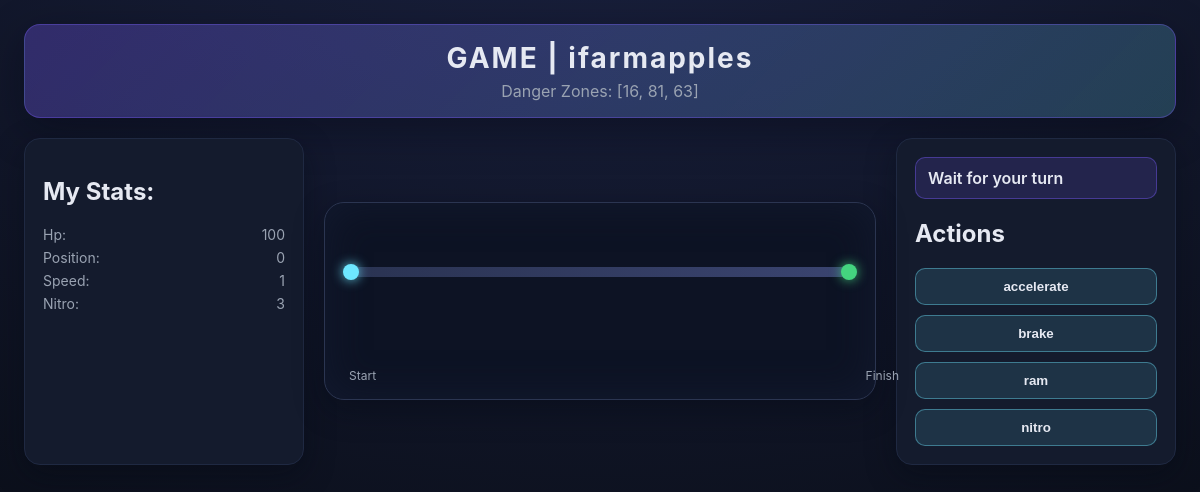
/game/7/ (signed in), run on an earlier commit of the app's database.
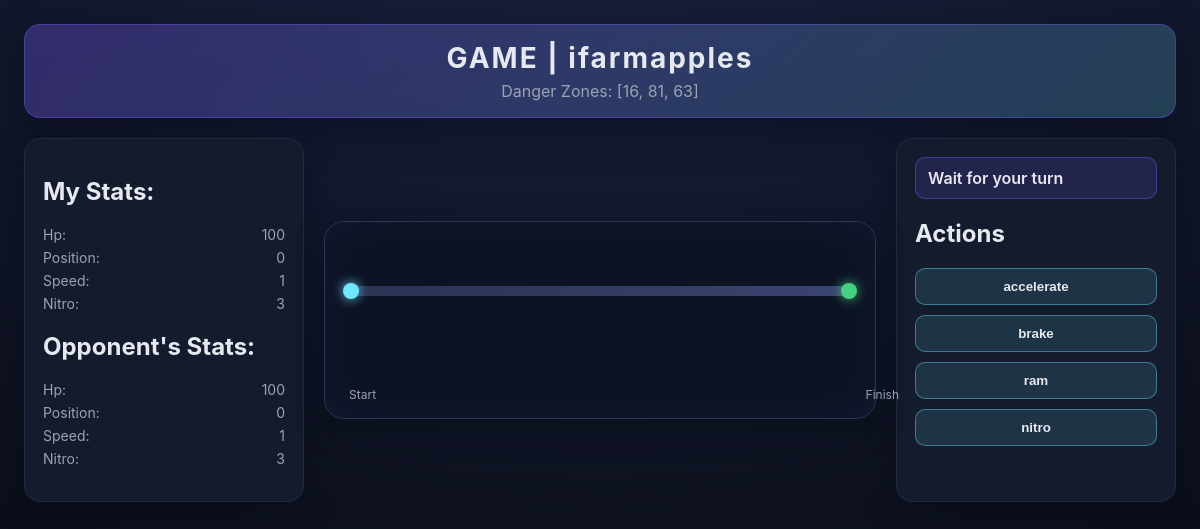
And on a later commit of the database.
### game/models.py (models this page shows, shortened)
class Player(models.Model):
    user = models.ForeignKey(settings.AUTH_USER_MODEL, on_delete=models.CASCADE)
    game = models.ForeignKey(Game, related_name='players', on_delete=models.CASCADE)
    position = models.IntegerField(default=0)  # in meters
    speed = models.IntegerField(default=1)  # in meters per turn
    nitro = models.IntegerField(default=3)  # number of nitro boosts available
    hp = models.IntegerField(default=100)  # health points
    is_online = models.BooleanField(default=False)
    last_seen = models.DateTimeField(null=True, blank=True)
    disconnected_at = models.DateTimeField(null=True, blank=True)

class Game(models.Model):
    STATUS_CHOICES = [
        ('waiting', 'Waiting'),
        ('active', 'Active'),
        ('finished', 'Finished'),
    ]
    MAX_PLAYERS = 2
    TURN_TIMEOUT_SECONDS = 20
    status = models.CharField(max_length=10, choices=STATUS_CHOICES, default='waiting')
    track_length = models.PositiveIntegerField(default=100)  # in meters
    turn_number = models.PositiveIntegerField(default=1)
    created_at = models.DateTimeField(auto_now_add=True)
    current_turn = models.ForeignKey('Player', null=True, blank=True, on_delete=models.SET_NULL, related_name='current_turn_games')
    danger_fields = models.JSONField(default=generate_danger_fields)
    winner = models.ForeignKey('Player', null=True, blank=True, on_delete=models.SET_NULL, related_name='won_games')   #null=true means null values are allowed, blank=true means admin can leave field blank
    turn_deadline = models.DateTimeField(null=True, blank=True)

### game/views.py (the view)
# urls.py: path('game/<int:game_id>/', game_view, name='game_view'),
@login_required
def game_view(request, game_id):
    game = get_object_or_404(Game, id=game_id)
    player = get_object_or_404(Player, user=request.user, game=game)
    context = {"game": game, "player": player}
    return render(request, "game/game.html", context)

### game/templates/game/game.html (shortened to what this page needs)
{% extends "game/base.html" %}
{% block content %}
<div class="game-layout">
    <header class="game-header">
        <h1>GAME | {{player.user}}</h1>
        <p class="danger-zones">Danger Zones: {{game.danger_fields}}</p>
    </header>
    <aside class="panel left-panel">
        {% for p in game.players.all %}
            <h2>{% if p.id == player.id %}My Stats:{% else %}Opponent's Stats:{% endif %}</h2>
            <ul class="player-stats" data-player-id="{{ p.id }}">
                <li>Hp: <span class="hp">{{p.hp}}</span></li>
                <li>Position: <span class="position">{{p.position}}</span></li>
                <li>Speed: <span class="speed">{{p.speed}}</span></li>
                <li>Nitro: <span class="nitro">{{p.nitro}}</span></li>
            </ul>
        {% endfor %}
    </aside>
    <main class="track-panel">
        <div class="track">
            <div class="track-line"></div>
            <div class="track-markers" id="track-markers"></div>
            <div class="track-labels">
                <span>Start</span>
                <span>Finish</span>
            </div>
        </div>
    </main>
    <aside class="panel right-panel">
        <div id="turn-status">{% if game.current_turn.id == player.id %}It's your Turn{% else %}Wait for your turn{% endif %}</div>
        <h2>Actions</h2>
        <ul class="action-list">
            <li><button type="submit" name="accelerate" class="action">accelerate</button></li>
            <li><button type="submit" name="brake" class="action">brake</button></li>
            <li><button type="submit" name="ram" class="action">ram</button></li>
            <li><button type="submit" name="nitro" class="action">nitro</button></li>
        </ul>
    </aside>
</div>
{% endblock %}

### game/templates/game/base.html (shortened to what this page needs)
<!DOCTYPE html>
<html lang="en">
<head>
    {% load static %}
    <link rel="stylesheet" href="{% static 'game/game.css' %}">
</head>
<body>
    {% block content %}
    {% endblock %}
</body>
</html>

### game/static/game/game.css (style rules this page uses)
* { box-sizing: border-box; }
:root { --bg: #0b0f1a; --panel: #141b2d; --panel-border: #1f2942; --text: #e6e9f2; --muted: #9aa3b2; --accent: #6ee7ff; --accent-2: #7c5cff; --success: #44d37f; --danger: #ff6b6b; }
body { margin: 0; font-family: "Inter", "Segoe UI", system-ui, sans-serif; background: radial-gradient(1200px 800px at 50% -20%, #1a2140, var(--bg)); color: var(--text); min-height: 100vh; }
.game-layout { display: grid; grid-template-columns: minmax(220px, 280px) minmax(320px, 1fr) minmax(220px, 280px); grid-template-rows: auto 1fr; grid-template-areas: "header header header" "left track right"; gap: 20px; padding: 24px; }
.game-header { grid-area: header; text-align: center; padding: 16px 12px; border-radius: 16px; background: linear-gradient(135deg, rgba(124, 92, 255, 0.3), rgba(110, 231, 255, 0.2)); border: 1px solid rgba(124, 92, 255, 0.35); box-shadow: 0 12px 40px rgba(5, 8, 20, 0.4); }
.game-header h1 { margin: 0; letter-spacing: 2px; font-size: 28px; }
.danger-zones { margin: 6px 0 0; color: var(--muted); }
.panel { background: var(--panel); border: 1px solid var(--panel-border); border-radius: 16px; padding: 18px; box-shadow: 0 10px 30px rgba(6, 10, 20, 0.4); }
.left-panel { grid-area: left; }
.right-panel { grid-area: right; }
.player-stats { list-style: none; margin: 8px 0 16px; padding: 0; display: grid; gap: 6px; color: var(--muted); }
.player-stats li { display: flex; justify-content: space-between; font-size: 14px; }
.track-panel { grid-area: track; display: flex; align-items: center; justify-content: center; }
.track { width: 100%; max-width: 700px; background: #0d1324; border: 1px solid #2b3551; border-radius: 20px; padding: 24px 24px 48px; position: relative; min-height: 180px; box-shadow: inset 0 0 40px rgba(20, 28, 50, 0.8), 0 10px 30px rgba(6, 10, 20, 0.4); }
.track-line { height: 10px; width: 100%; background: linear-gradient(90deg, #2a3352, #3a4470); border-radius: 999px; position: relative; margin-top: 40px; }
.track-line::before, .track-line::after { content: ""; position: absolute; top: 50%; width: 16px; height: 16px; background: var(--accent); border-radius: 50%; transform: translateY(-50%); }
.track-line::before { left: -6px; box-shadow: 0 0 12px rgba(110, 231, 255, 0.9); }
.track-line::after { right: -6px; background: var(--success); box-shadow: 0 0 12px rgba(68, 211, 127, 0.9); }
.track-markers { position: relative; height: 80px; margin-top: -6px; }
.track-labels { position: absolute; width: 100%; bottom: 16px; display: flex; justify-content: space-between; color: var(--muted); font-size: 12px; }
#turn-status { font-weight: 600; padding: 10px 12px; border-radius: 10px; background: rgba(124, 92, 255, 0.15); border: 1px solid rgba(124, 92, 255, 0.4); margin-bottom: 14px; }
.action-list { list-style: none; padding: 0; margin: 0; display: grid; gap: 10px; }
.action { width: 100%; padding: 10px 12px; border-radius: 10px; border: 1px solid rgba(110, 231, 255, 0.4); background: rgba(110, 231, 255, 0.12); color: var(--text); font-weight: 600; cursor: pointer; transition: transform 0.15s ease, box-shadow 0.15s ease, opacity 0.15s ease; }

What changed in the data, as far as the page shows it:
added Player: shows "Opponent's Stats:", hp "100", position "0", speed "1", nitro "3"
